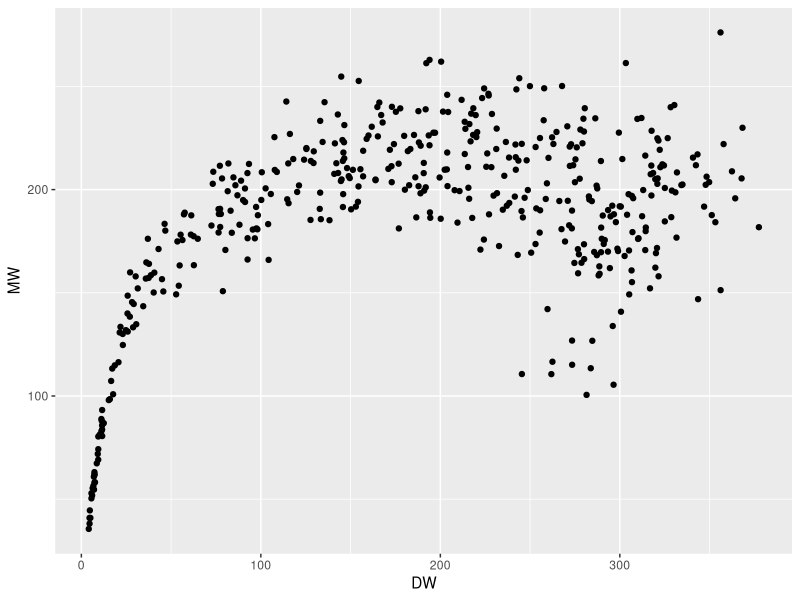
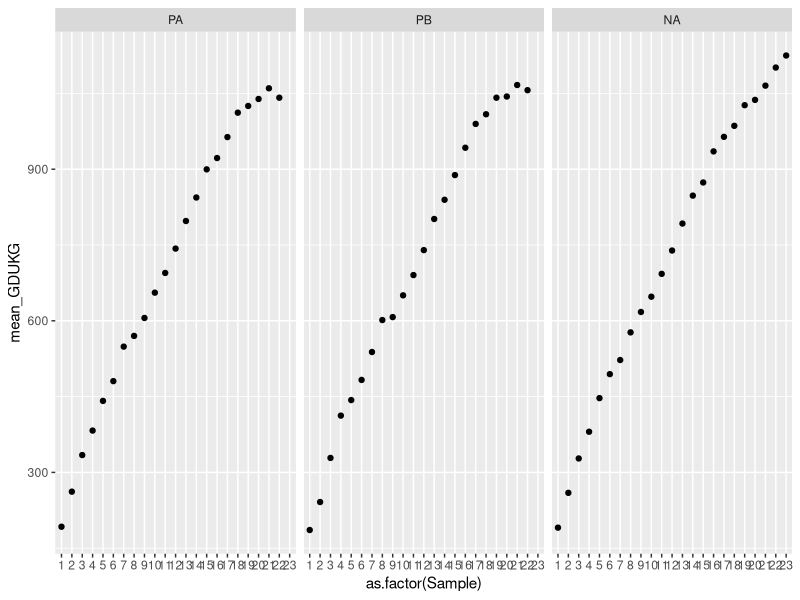
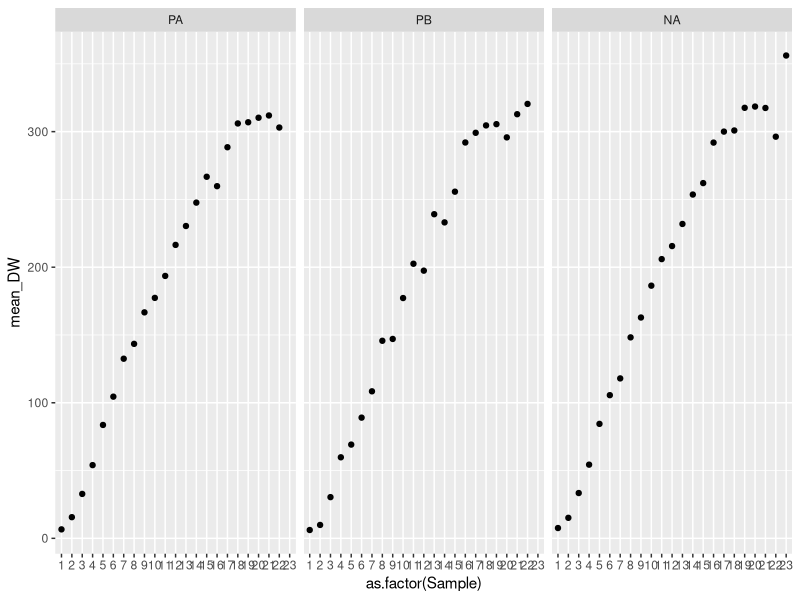

Generate these figures, in order, with R:
## ---- chunk 1
knitr::opts_chunk$set(echo = FALSE, message=FALSE, warning=FALSE)
## ---- chunk 2
library(tidyverse)

read_grain<-read_csv("2009_grain-and-moisture-weights.csv")

grain<-read_grain


ggplot(grain, aes(x=DW, y=MW))+
  geom_point()

group_by(grain, ID, Sample)%>%
  summarise(mean_GDUKG = mean(GDUKG, na.rm=TRUE))%>%
  ungroup()%>%
ggplot(aes(x=as.factor(Sample), y=mean_GDUKG))+
  geom_point()+
  facet_wrap(~ID)  

group_by(grain, ID, Sample)%>%
  summarise(mean_DW = mean(DW, na.rm=TRUE))%>%
  ungroup()%>%
  ggplot(aes(x=as.factor(Sample), y=mean_DW))+
  geom_point()+
  facet_wrap(~ID)
